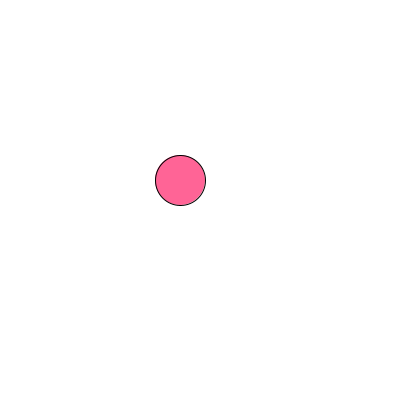
Frame 1 (no input)
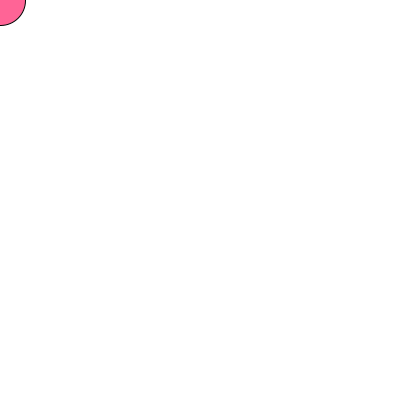
Frame 60 (the mouse pressed at the canvas centre just before this capture)
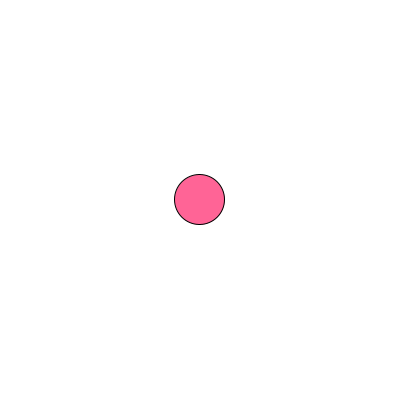
Frame 120 (the mouse held since frame 60 and released just before this capture)

The Processing sketch that drew these frames (run headless with seeded random() and noise(); from frame 60 on, the mouse is pressed at the canvas centre):

// Processing sketch: m04c_follow_mouse
// ── m04c_follow_mouse.pde
// MODULE 4 - Chase the mouse
// mouseX and mouseY are variables the computer updates for you.
float x = 200;
float y = 200;
float ease = 0.1;        // CHANGE ME: 0.01 = lazy, 0.5 = eager, 1 = glued to the mouse

void setup() {
  size(400, 400);
}

void draw() {
  background(255);
  x = x + (mouseX - x) * ease;     // move a fraction of the way to the mouse
  y = y + (mouseY - y) * ease;
  fill(255, 100, 150);
  ellipse(x, y, 50, 50);
}
